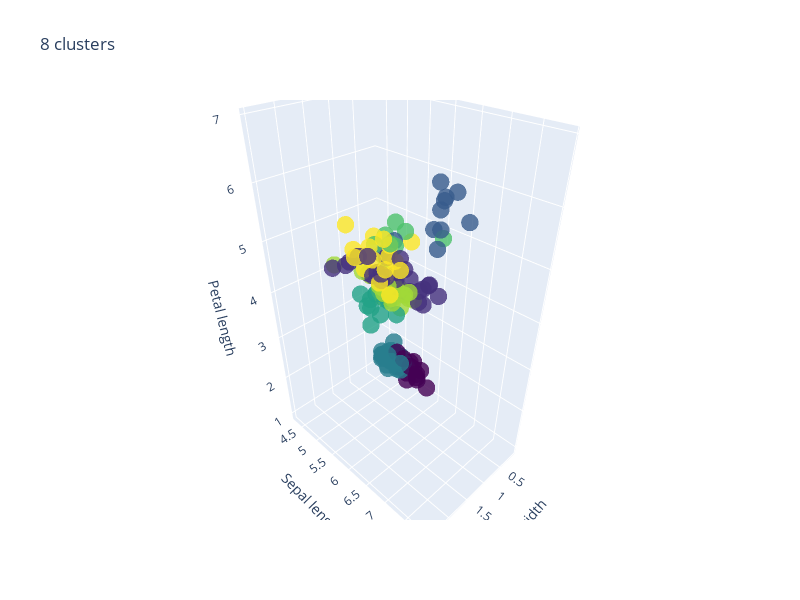
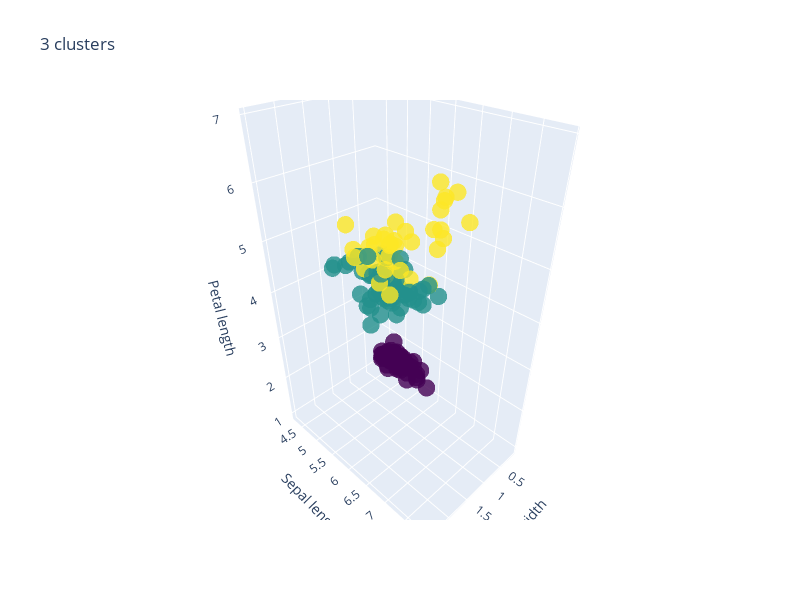
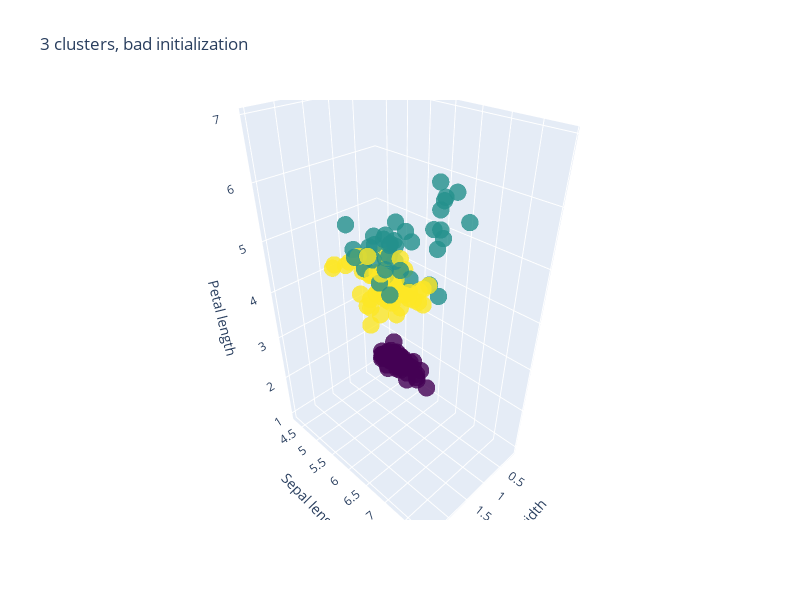
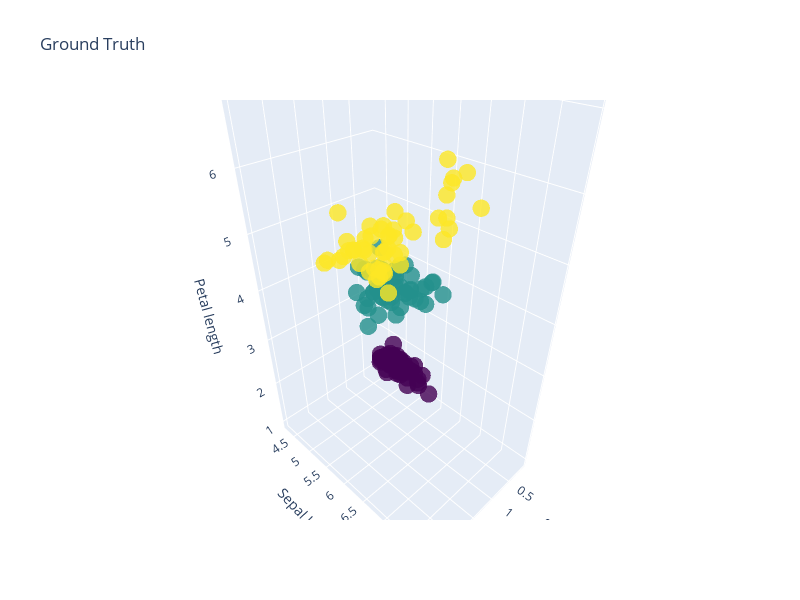

Notebook code for these charts, in order:
### Markdown cell above
### Refactor to 3D interactive plots
My prompt to copilot and the reply:
> Refactor this kmeans example to create 4 interactive plots using plotly

### Code cell
import numpy as np
from sklearn import datasets
from sklearn.cluster import KMeans
import plotly.graph_objects as go

# Load the iris dataset
iris = datasets.load_iris()
X = iris.data
y = iris.target

# Create the K-means estimators
np.random.seed(5)
estimators = [('k_means_iris_8', KMeans(n_clusters=8)),
              ('k_means_iris_3', KMeans(n_clusters=3)),
              ('k_means_iris_bad_init', KMeans(n_clusters=3, n_init=1, init='random'))]

# Fit the estimators and get the labels
labels = [est.fit(X).labels_ for _, est in estimators]

# Create the interactive plots
titles = ["8 clusters", "3 clusters", "3 clusters, bad initialization", "Ground Truth"]
labels.append(y)  # Add the ground truth labels

for i in range(4):
    fig = go.Figure(data=[go.Scatter3d(
        x=X[:, 3], y=X[:, 0], z=X[:, 2],
        mode='markers',
        marker=dict(
            size=6,
            color=labels[i],  # set color to labels
            colorscale='Viridis',  # choose a colorscale
            opacity=0.8
        )
    )])
    fig.update_layout(
        title=titles[i],
        scene=dict(
        xaxis_title="Petal width",
        yaxis_title="Sepal length",
        zaxis_title="Petal length"),
        autosize=False,
        width=800, height=600 # adjust these values as per your requirement
    
    )
    fig.show()

### Figure 1 — Plotly figure (JSON) as saved in the notebook; plotly's stock layout.template omitted (floating-point values rounded to 4 significant figures; data arrays with more than 128 entries replaced by an {"elided": "..."} marker saying what was removed)
{"data": [{"marker": {"color": {"elided": "150 int values"}, "colorscale": [[0, "#440154"], [0.1111, "#482878"], [0.2222, "#3e4989"], [0.3333, "#31688e"], [0.4444, "#26828e"], [0.5556, "#1f9e89"], [0.6667, "#35b779"], [0.7778, "#6ece58"], [0.8889, "#b5de2b"], [1, "#fde725"]], "opacity": 0.8, "size": 6}, "mode": "markers", "type": "scatter3d", "x": {"elided": "150 float values"}, "y": {"elided": "150 float values"}, "z": {"elided": "150 float values"}}], "layout": {"autosize": false, "height": 600, "scene": {"aspectmode": "auto", "aspectratio": {"x": 0.6473, "y": 0.9709, "z": 1.591}, "xaxis": {"title": {"text": "Petal width"}, "type": "linear"}, "yaxis": {"title": {"text": "Sepal length"}, "type": "linear"}, "zaxis": {"title": {"text": "Petal length"}, "type": "linear"}}, "title": {"text": "8 clusters"}, "width": 800}}

### Figure 2 — Plotly figure (JSON) as saved in the notebook; plotly's stock layout.template omitted (floating-point values rounded to 4 significant figures; data arrays with more than 128 entries replaced by an {"elided": "..."} marker saying what was removed)
{"data": [{"marker": {"color": {"elided": "150 int values"}, "colorscale": [[0, "#440154"], [0.1111, "#482878"], [0.2222, "#3e4989"], [0.3333, "#31688e"], [0.4444, "#26828e"], [0.5556, "#1f9e89"], [0.6667, "#35b779"], [0.7778, "#6ece58"], [0.8889, "#b5de2b"], [1, "#fde725"]], "opacity": 0.8, "size": 6}, "mode": "markers", "type": "scatter3d", "x": {"elided": "150 float values"}, "y": {"elided": "150 float values"}, "z": {"elided": "150 float values"}}], "layout": {"autosize": false, "height": 600, "scene": {"aspectmode": "auto", "aspectratio": {"x": 0.6473, "y": 0.9709, "z": 1.591}, "xaxis": {"title": {"text": "Petal width"}, "type": "linear"}, "yaxis": {"title": {"text": "Sepal length"}, "type": "linear"}, "zaxis": {"title": {"text": "Petal length"}, "type": "linear"}}, "title": {"text": "3 clusters"}, "width": 800}}

### Figure 3 — Plotly figure (JSON) as saved in the notebook; plotly's stock layout.template omitted (floating-point values rounded to 4 significant figures; data arrays with more than 128 entries replaced by an {"elided": "..."} marker saying what was removed)
{"data": [{"marker": {"color": {"elided": "150 int values"}, "colorscale": [[0, "#440154"], [0.1111, "#482878"], [0.2222, "#3e4989"], [0.3333, "#31688e"], [0.4444, "#26828e"], [0.5556, "#1f9e89"], [0.6667, "#35b779"], [0.7778, "#6ece58"], [0.8889, "#b5de2b"], [1, "#fde725"]], "opacity": 0.8, "size": 6}, "mode": "markers", "type": "scatter3d", "x": {"elided": "150 float values"}, "y": {"elided": "150 float values"}, "z": {"elided": "150 float values"}}], "layout": {"autosize": false, "height": 600, "scene": {"aspectmode": "auto", "aspectratio": {"x": 0.6473, "y": 0.9709, "z": 1.591}, "xaxis": {"title": {"text": "Petal width"}, "type": "linear"}, "yaxis": {"title": {"text": "Sepal length"}, "type": "linear"}, "zaxis": {"title": {"text": "Petal length"}, "type": "linear"}}, "title": {"text": "3 clusters, bad initialization"}, "width": 800}}

### Figure 4 — Plotly figure (JSON) as saved in the notebook; plotly's stock layout.template omitted (floating-point values rounded to 4 significant figures; data arrays with more than 128 entries replaced by an {"elided": "..."} marker saying what was removed)
{"data": [{"marker": {"color": {"elided": "150 int values"}, "colorscale": [[0, "#440154"], [0.1111, "#482878"], [0.2222, "#3e4989"], [0.3333, "#31688e"], [0.4444, "#26828e"], [0.5556, "#1f9e89"], [0.6667, "#35b779"], [0.7778, "#6ece58"], [0.8889, "#b5de2b"], [1, "#fde725"]], "opacity": 0.8, "size": 6}, "mode": "markers", "type": "scatter3d", "x": {"elided": "150 float values"}, "y": {"elided": "150 float values"}, "z": {"elided": "150 float values"}}], "layout": {"autosize": false, "height": 600, "scene": {"aspectmode": "auto", "aspectratio": {"x": 0.6473, "y": 0.9709, "z": 1.591}, "camera": {"center": {"x": 0, "y": 0, "z": 0}, "eye": {"x": 1.133, "y": 1.133, "z": 1.133}, "projection": {"type": "perspective"}, "up": {"x": 0, "y": 0, "z": 1}}, "xaxis": {"title": {"text": "Petal width"}, "type": "linear"}, "yaxis": {"title": {"text": "Sepal length"}, "type": "linear"}, "zaxis": {"title": {"text": "Petal length"}, "type": "linear"}}, "title": {"text": "Ground Truth"}, "width": 800}}
